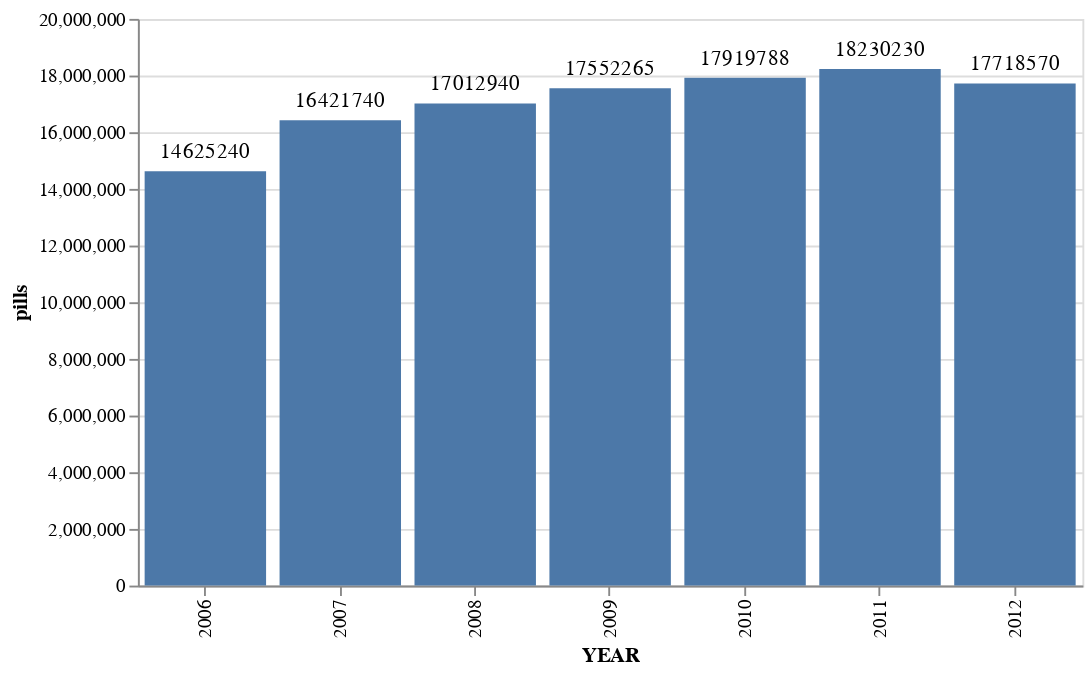

The cell this chart's notebook holds for it:
### Code cell
bars = alt.Chart(arcosvt_annual).mark_bar().encode(
    x="YEAR:O",
    y=alt.Y("DOSAGE_UNIT",axis=alt.Axis(title='pills'))
).properties(
    width=500
)

text = bars.mark_text(
    align='center',
    baseline='middle',
    dy=-10
).encode(
    text='DOSAGE_UNIT:Q'
)

bars + text

### Figure 1 — Vega-Lite specification as saved in the notebook (floating-point values rounded to 4 significant figures)
{"$schema": "https://vega.github.io/schema/vega-lite/v3.3.0.json", "config": {"mark": {"tooltip": null}, "view": {"height": 300, "width": 400}}, "data": {"name": "data-a1c184ca415e231429b5620172d47aa6"}, "datasets": {"data-a1c184ca415e231429b5620172d47aa6": [{"DOSAGE_UNIT": 14625240, "YEAR": "2006"}, {"DOSAGE_UNIT": 16421740, "YEAR": "2007"}, {"DOSAGE_UNIT": 17012940, "YEAR": "2008"}, {"DOSAGE_UNIT": 17552265, "YEAR": "2009"}, {"DOSAGE_UNIT": 17919788, "YEAR": "2010"}, {"DOSAGE_UNIT": 18230230, "YEAR": "2011"}, {"DOSAGE_UNIT": 17718570, "YEAR": "2012"}]}, "layer": [{"encoding": {"x": {"field": "YEAR", "type": "ordinal"}, "y": {"axis": {"title": "pills"}, "field": "DOSAGE_UNIT", "type": "quantitative"}}, "mark": "bar", "width": 500}, {"encoding": {"text": {"field": "DOSAGE_UNIT", "type": "quantitative"}, "x": {"field": "YEAR", "type": "ordinal"}, "y": {"axis": {"title": "pills"}, "field": "DOSAGE_UNIT", "type": "quantitative"}}, "mark": {"align": "center", "baseline": "middle", "dy": -10, "type": "text"}, "width": 500}]}
